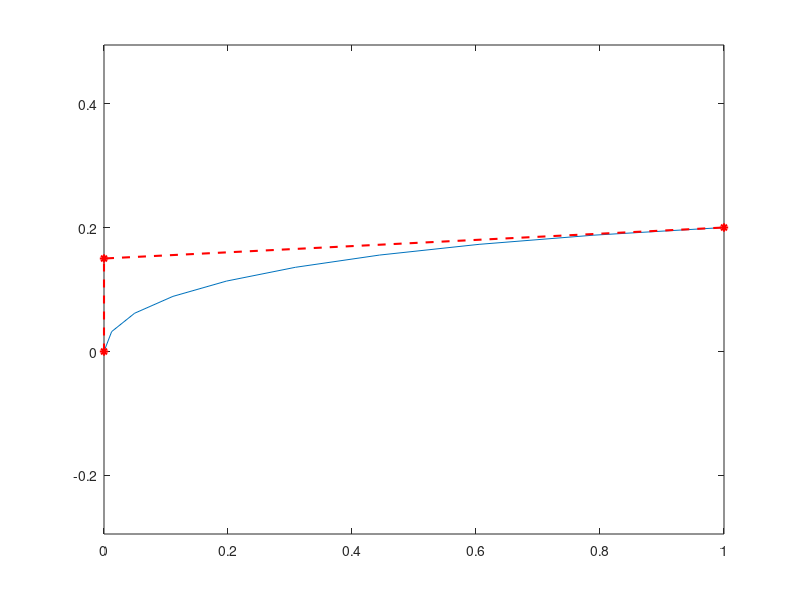

Recreate this plot in MATLAB.
%%%%%%%%%%%%%%%%%三点控制贝塞尔曲线%%%%%%%%%%%%%
clc
clear
N = [1,-2,1; -2,2,0; 1,0,0];
p00 = [0,0]; p01 = [0,0.15]; p02 = [1,0.2];
P_X = [p00(1),p01(1),p02(1)];
P_Y = [p00(2),p01(2),p02(2)];
x_ctrl = P_X;
y_ctrl = P_Y;
u = linspace(0,1,10);
for i=1:10
    x(i)=[u(i)^2,u(i),1]*N*P_X';
    y(i)=[u(i)^2,u(i),1]*N*P_Y';
end
plot(x,y);
axis equal
hold on
plot(x_ctrl,y_ctrl,'r--','linewidth',1.5,'marker','*'); 
hold on
